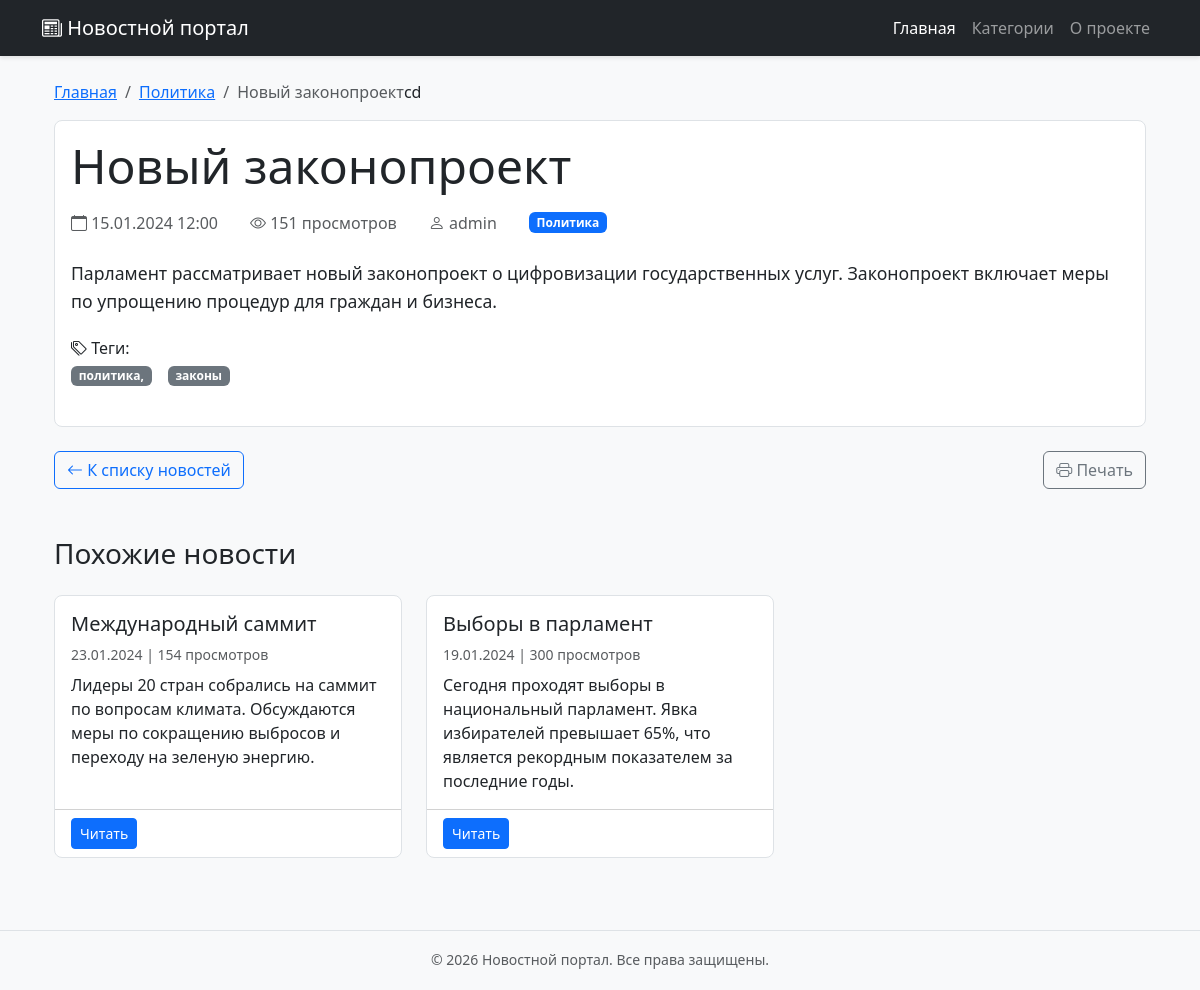
The page /news/1/ on the database as committed earlier.
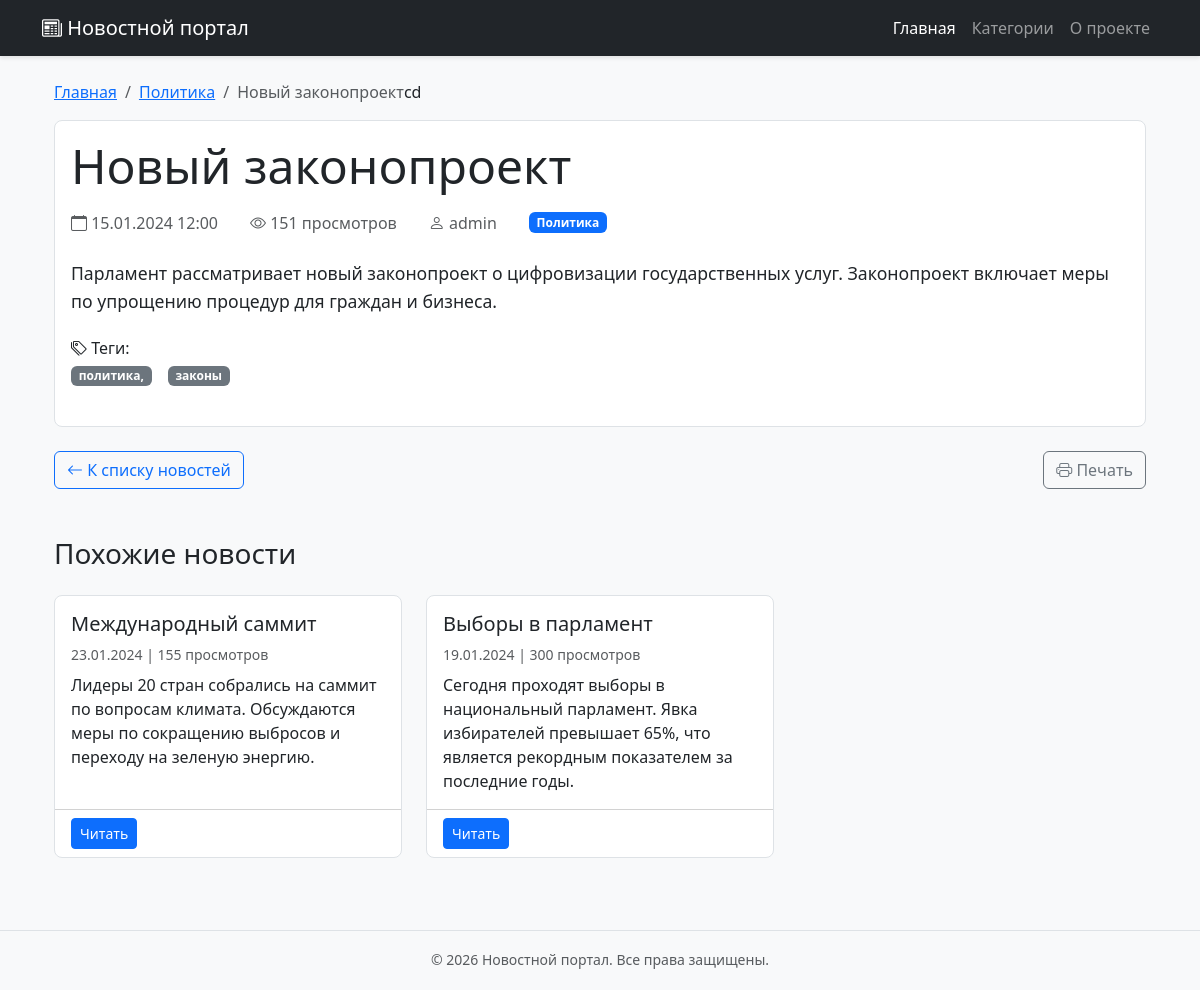
The same page on the database as committed later.
### news/models.py (models this page shows, shortened)
class News(models.Model):
    DRAFT = 'draft'
    PUBLISHED = 'published'
    ARCHIVED = 'archived'
    STATUS_CHOICES = [
        (DRAFT, 'Черновик'),
        (PUBLISHED, 'Опубликовано'),
        (ARCHIVED, 'В архиве'),
    ]
    title = models.CharField(max_length=200, verbose_name='Заголовок')
    slug = models.SlugField(max_length=200, unique=True, verbose_name='URL-адрес')
    content = models.TextField(verbose_name='Содержание')
    short_description = models.TextField(max_length=500, verbose_name='Краткое описание', blank=True)
    category = models.ForeignKey(
        Category,
        on_delete=models.CASCADE,
        related_name='news',
        verbose_name='Категория'
    )
    author = models.ForeignKey(
        User,
        on_delete=models.CASCADE,
        related_name='news',
        verbose_name='Автор'
    )
    status = models.CharField(
        max_length=20,
        choices=STATUS_CHOICES,
        default=DRAFT,
        verbose_name='Статус'
    )
    created_at = models.DateTimeField(auto_now_add=True, verbose_name='Дата создания')
    updated_at = models.DateTimeField(auto_now=True, verbose_name='Дата обновления')
    published_at = models.DateTimeField(blank=True, null=True, verbose_name='Дата публикации')
    image = models.ImageField(
        upload_to='news/images/%Y/%m/%d/',
        verbose_name='Изображение',
        blank=True,
        null=True
    )
    views = models.PositiveIntegerField(default=0, verbose_name='Количество просмотров')
    tags = models.CharField(max_length=200, verbose_name='Теги', blank=True)
    meta_title = models.CharField(max_length=200, verbose_name='Meta заголовок', blank=True)
    meta_description = models.TextField(verbose_name='Meta описание', blank=True)
    class Meta:
        verbose_name = 'Новость'
        verbose_name_plural = 'Новости'
        ordering = ['-created_at']
        indexes = [
            models.Index(fields=['-created_at']),
            models.Index(fields=['status']),
            models.Index(fields=['category']),
        ]
    def save(self, *args, **kwargs):
        if self.status == self.PUBLISHED and not self.published_at:
            from django.utils import timezone
            self.published_at = timezone.now()
        elif self.status != self.PUBLISHED:
            self.published_at = None
        super().save(*args, **kwargs)

### news/views.py (the view)
# urls.py: path('news/<int:news_id>/', views.news_detail, name='news_detail'),
def news_detail(request, news_id):
    try:
        news_item = get_object_or_404(News, id=news_id, status='published')
        news_item.views += 1
        news_item.save(update_fields=['views'])
        related_news = News.objects.filter(
            category=news_item.category,
            status='published'
        ).exclude(id=news_id).order_by('-created_at')[:3]
        context = {
            'news': news_item,
            'title': news_item.title,
            'related_news': related_news,
        }
        return render(request, 'news/news_detail.html', context)
    except News.DoesNotExist:
        raise Http404("Новость не найдена")

### news/templates/news/news_detail.html (shortened to what this page needs)
{% extends 'news/base.html' %}
{% load static %}
{% block content %}
<div class="container mt-4">
    <nav aria-label="breadcrumb">
        <ol class="breadcrumb">
            <li class="breadcrumb-item"><a href="{% url 'index' %}">Главная</a></li>
            <li class="breadcrumb-item"><a href="#">{{ news.category.name }}</a></li>
            <li class="breadcrumb-item active">{{ news.title|truncatechars:30 }}</li>
        cd
    </nav>
    <div class="card mb-4">
        <div class="card-body">
            <h1 class="card-title display-5 mb-3">{{ news.title }}</h1>
            <div class="d-flex flex-wrap align-items-center gap-3 mb-4 text-muted">
                <span><i class="bi bi-calendar"></i> {{ news.created_at|date:"d.m.Y H:i" }}</span>
                <span><i class="bi bi-eye"></i> {{ news.views }} просмотров</span>
                <span><i class="bi bi-person"></i> {{ news.author.username|default:"admin" }}</span>
                <span class="badge bg-primary">{{ news.category.name }}</span>
            </div>
            <div class="news-content mb-4">
                {{ news.content|linebreaks }}
            </div>
            {% if news.tags %}
            <div class="mb-4">
                <h6><i class="bi bi-tags"></i> Теги:</h6>
                <div class="d-flex flex-wrap gap-2">
                    {% for tag in news.tags.split %}
                    <span class="badge bg-secondary">{{ tag }}</span>
                    {% endfor %}
                </div>
            </div>
            {% endif %}
        </div>
    </div>
    <div class="d-flex justify-content-between mb-5">
        <a href="{% url 'index' %}" class="btn btn-outline-primary">
            <i class="bi bi-arrow-left"></i> К списку новостей
        </a>
        <button class="btn btn-outline-secondary" onclick="window.print()">
            <i class="bi bi-printer"></i> Печать
        </button>
    </div>
    {% if related_news %}
    <div class="mb-5">
        <h3 class="mb-4">Похожие новости</h3>
        <div class="row">
            {% for related in related_news %}
            <div class="col-md-6 col-lg-4 mb-4">
                <div class="card h-100">
                    <div class="card-body">
                        <h5 class="card-title">{{ related.title }}</h5>
                        <p class="card-text text-muted small mb-2">
                            {{ related.created_at|date:"d.m.Y" }} | {{ related.views }} просмотров
                        </p>
                        <p class="card-text">{{ related.content|truncatewords:20 }}</p>
                    </div>
                    <div class="card-footer bg-transparent">
                        <a href="{% url 'news_detail' related.id %}" class="btn btn-primary btn-sm">Читать</a>
                    </div>
                </div>
            </div>
            {% endfor %}
        </div>
    </div>
    {% endif %}
</div>
<link rel="stylesheet" href="https://cdn.jsdelivr.net/npm/bootstrap-icons@1.11.1/font/bootstrap-icons.css">
{% endblock %}

Rows that differ between the two databases and show on the page:
changed News "Международный саммит": views "154" → "155"
